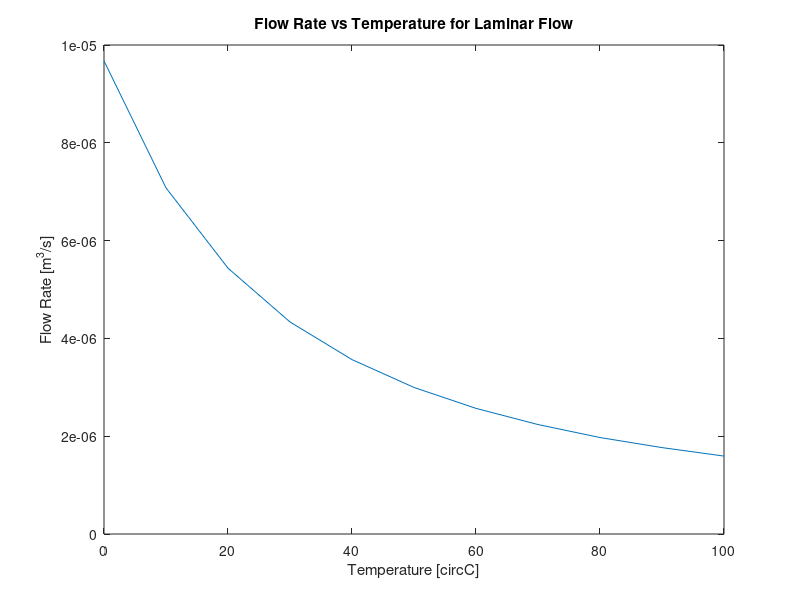

The MATLAB script that drew this image:
%% 8.6
clear, clc, close all

D = 3/1000; %Diameter in m
T = [0 10 20 30 40 50 60 70 80 90 100]; %Celcius 
v = [(1.785*10^-6) (1.306*10^-6) (1.003*10^-6) (0.8*10^-6) (0.658*10^-6) (0.553*10^-6) (0.474*10^-6) (0.413*10^-6) (0.364*10^-6) (0.326*10^-6) (0.294*10^-6)]; %Kinematic Viscocity [m2/s]

Q = 5.42 .* v;

plot(T,Q)
xlabel("Temperature [\circC]")
ylabel("Flow Rate [m^3/s]")
title("Flow Rate vs Temperature for Laminar Flow")
